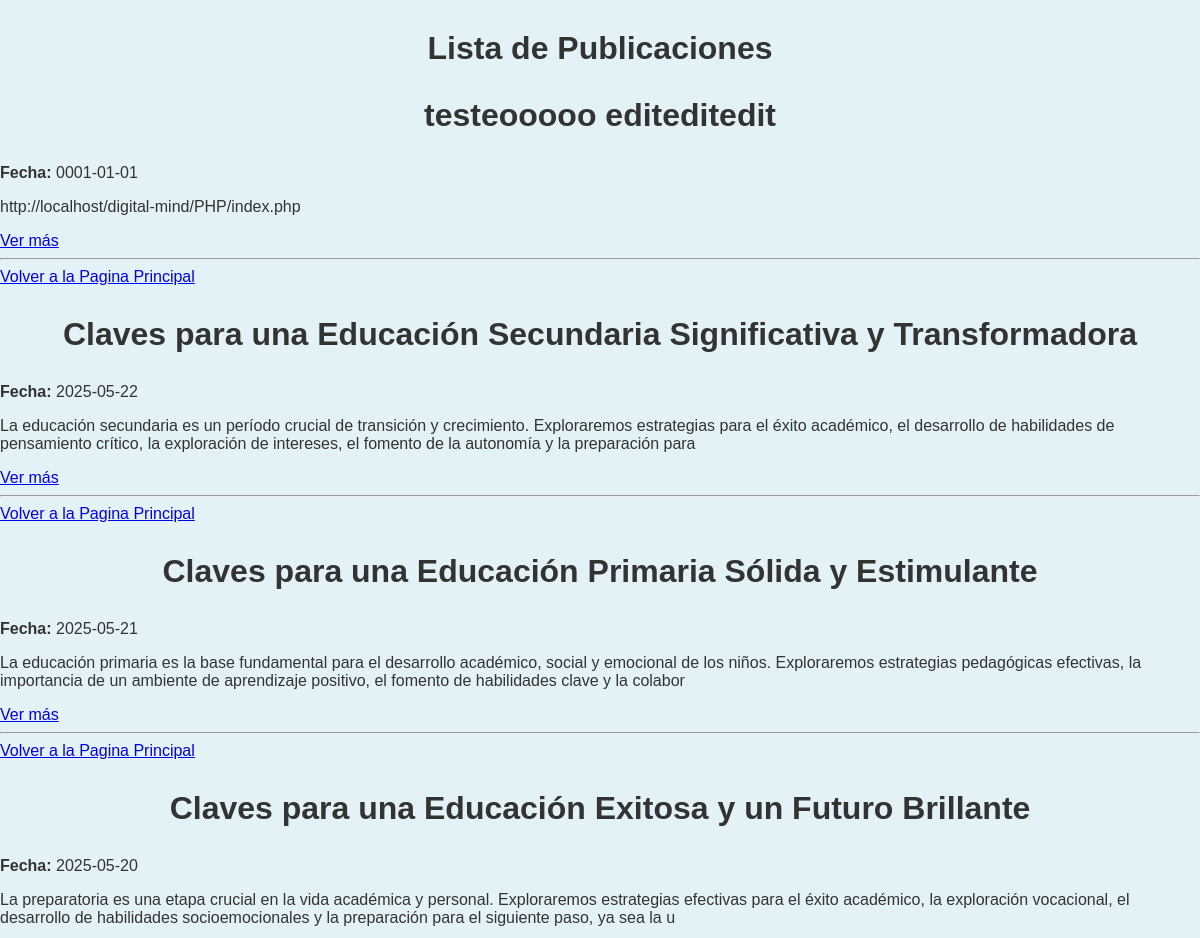
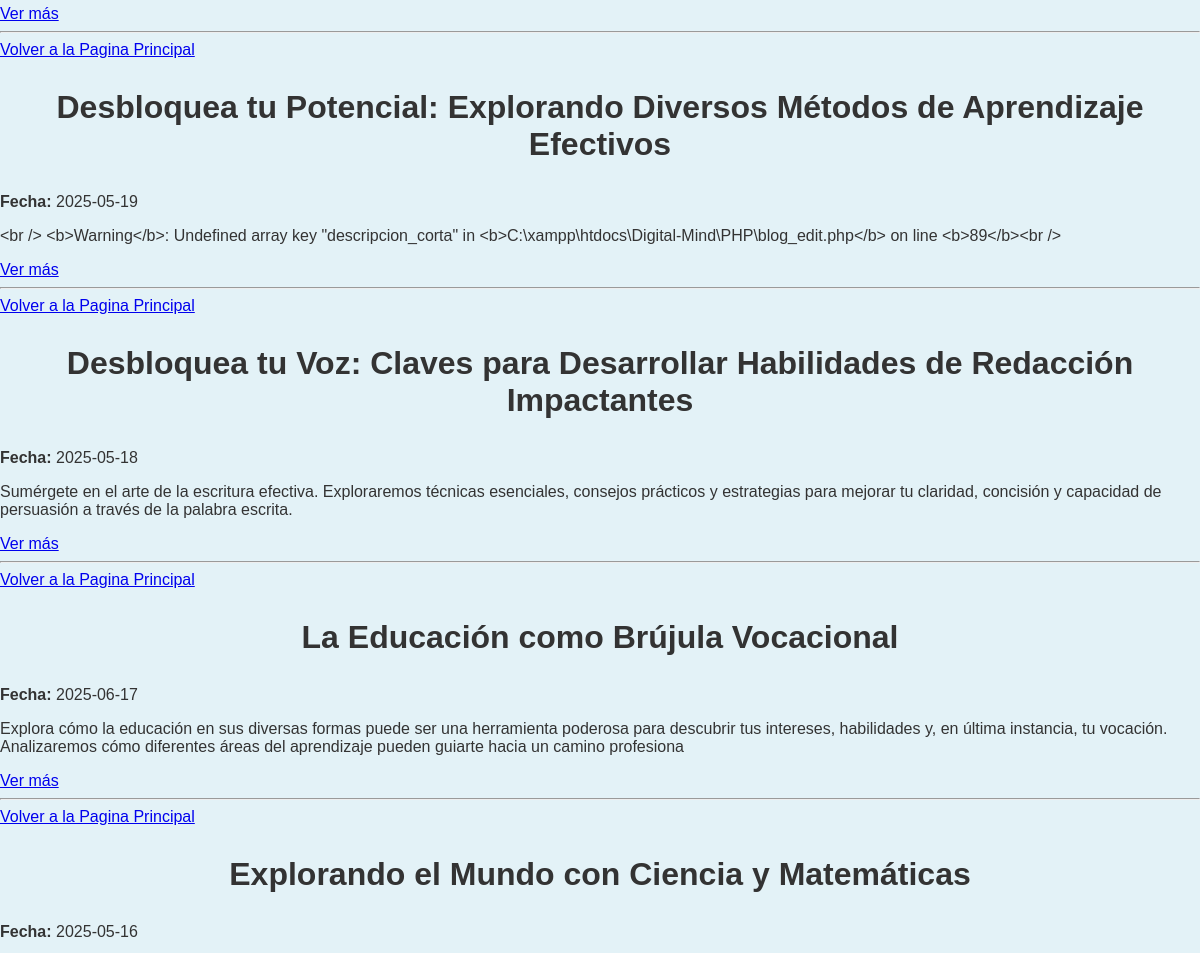
The page /PHP/publicaciones.php (upper part) on the database as committed earlier (2 pictures, top to bottom).
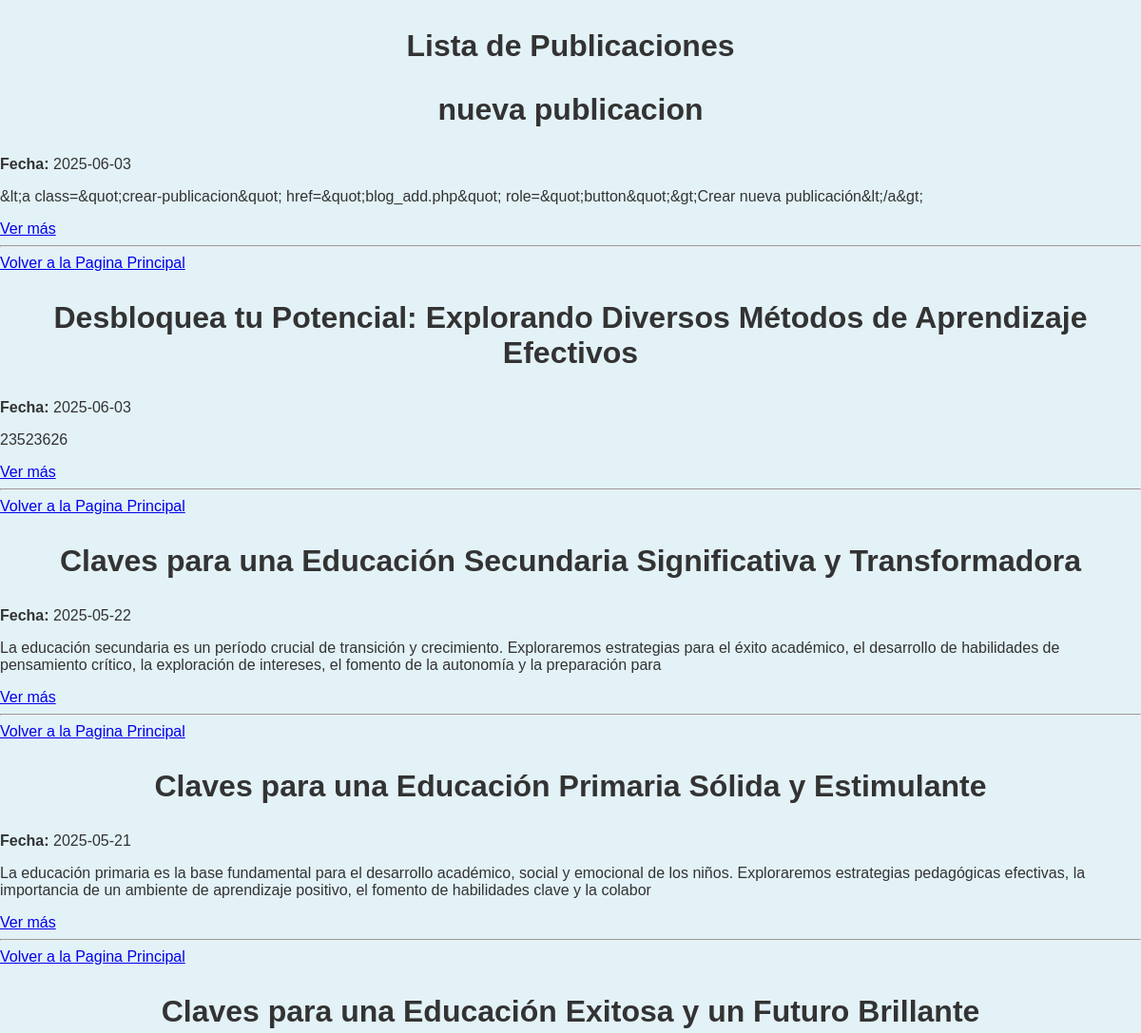
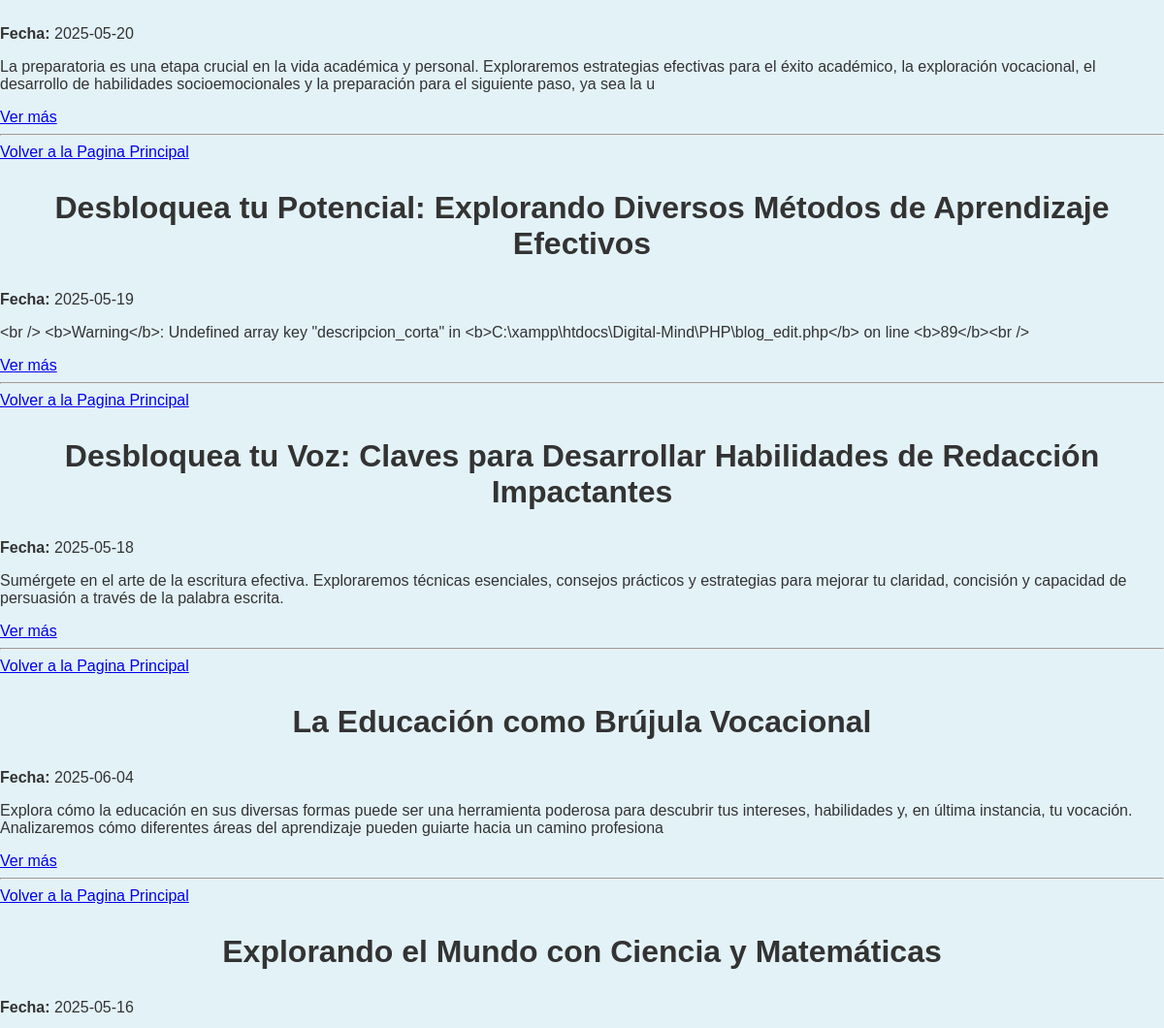
The same page on the database as committed later (2 pictures, top to bottom).
### tables this page shows
CREATE TABLE `publicaciones_2` (
  `id` int(11) NOT NULL,
  `titular` varchar(255) NOT NULL,
  `fecha` date NOT NULL,
  `descripcion_corta` varchar(255) NOT NULL,
  `contenido` text NOT NULL,
  `referencia` varchar(255) NOT NULL,
  `imagen` varchar(255) DEFAULT NULL COMMENT 'Ruta/nombre del archivo de imagen',
  `categoria` varchar(50) NOT NULL,
  `fecha_creacion` timestamp NOT NULL DEFAULT current_timestamp(),
  `total_ratings` int(11) DEFAULT 0,
  `rating_count` int(11) DEFAULT 0,
  `mensaje` varchar(255) NOT NULL,
  `estado` enum('publicado','archivado') DEFAULT 'publicado',
  `categoria_id` int(11) DEFAULT NULL
);

### PHP/publicaciones.php (the view, shortened to what this page needs)
<?php
include 'blog_db.php';
$sql = "SELECT * FROM publicaciones_2 ORDER BY fecha_creacion DESC";
$result = $conn->query($sql);
?>
<!DOCTYPE html>
<html lang="es">
<head>
    <link rel="stylesheet" href="../css/style.css">
</head>
<body>
    <h2>Lista de Publicaciones</h2>
    <?php while ($row = $result->fetch_assoc()): ?>
        <div class="post">
            <h3><?= htmlspecialchars($row["titular"]) ?></h3>
            <p><strong>Fecha:</strong> <?= $row["fecha"] ?></p>
            <p><?= htmlspecialchars($row["descripcion_corta"]) ?></p>
            <a href = "../PHP/post_completo.php?id=' . $row['id'] . ' class = " see-more ">Ver más</a>
        </div>
        <hr>
        <a href="index.php" class="see-more">Volver a la Pagina Principal</a>
    <?php endwhile; ?>
</body>
</html>

Rows that differ between the two databases and show on the page:
removed publicaciones_2: titular "testeooooo editeditedit", fecha "0001-01-01", descripcion_corta "http://localhost/digital-mind/PHP/index.php"
added publicaciones_2: titular "nueva publicacion", fecha "2025-06-03", descripcion_corta "&lt;a class=&quot;crear-publicacion&quot; href=&quot;blog_add.php&quot; role=&quot;button&quot;&gt;Crear nueva publicación&lt;/a&gt;"
added publicaciones_2: titular "Desbloquea tu Potencial: Explorando Diversos Métodos de Aprendizaje Efectivos", fecha "2025-06-03", descripcion_corta "23523626"
changed publicaciones_2 "La Educación como Brújula Vocacional": fecha "2025-06-17" → "2025-06-04"
